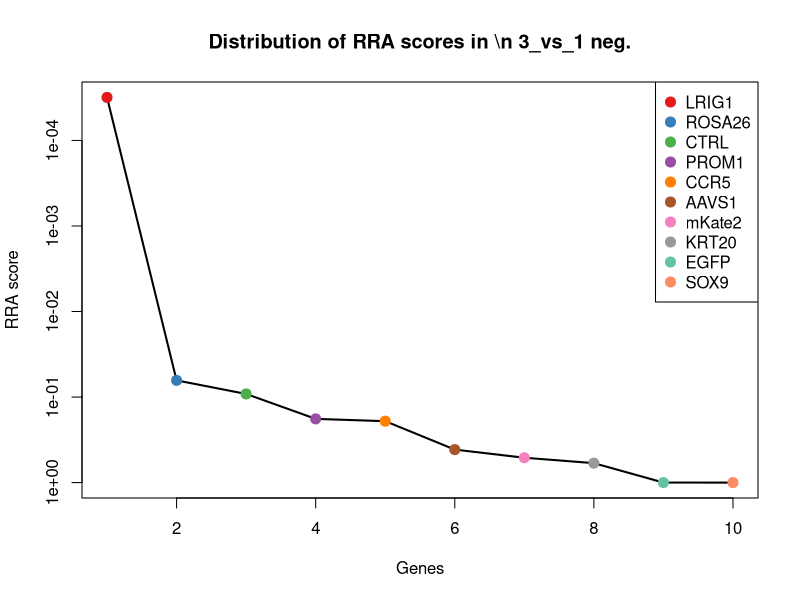
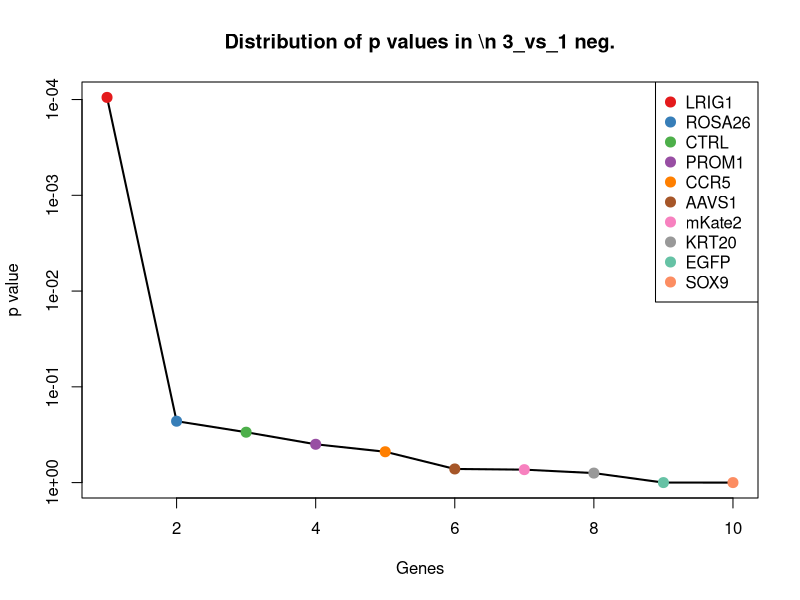
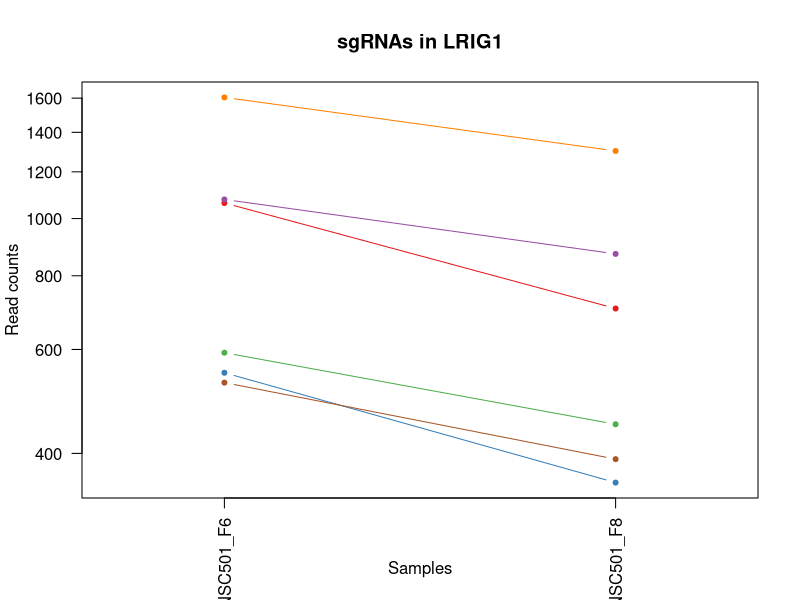
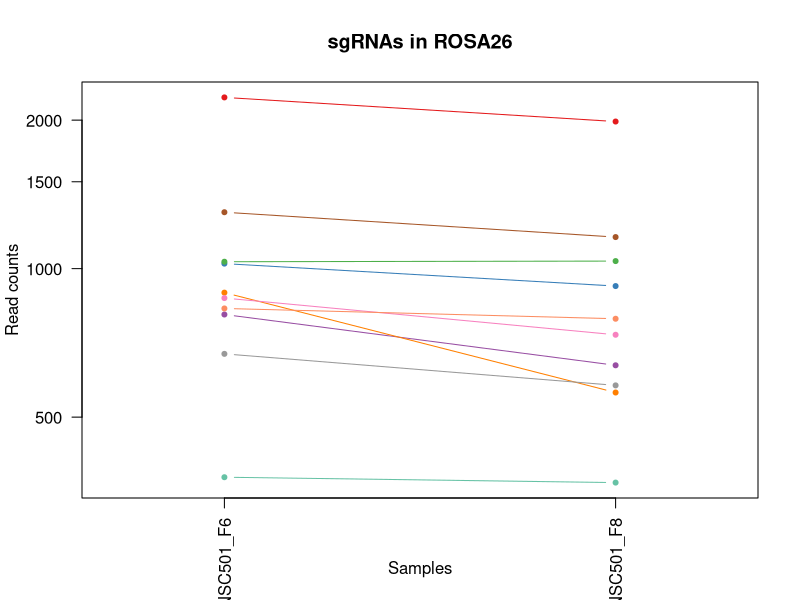
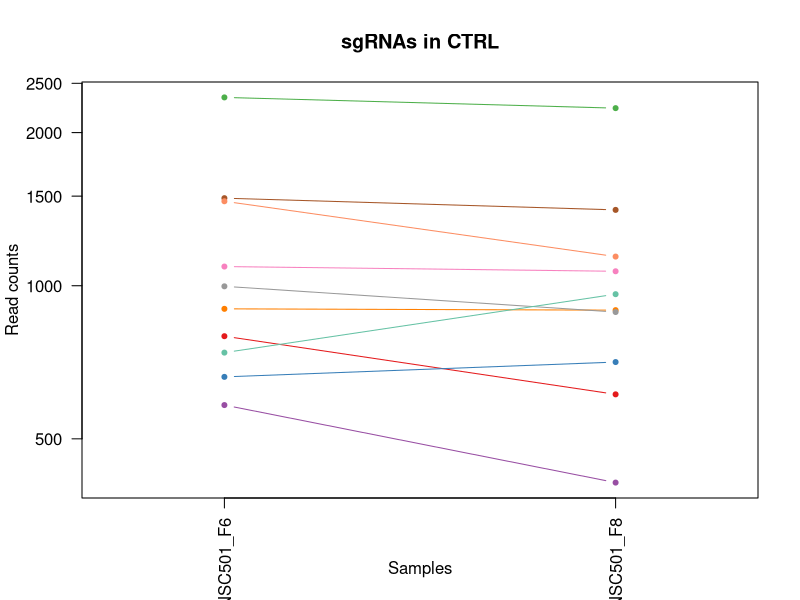
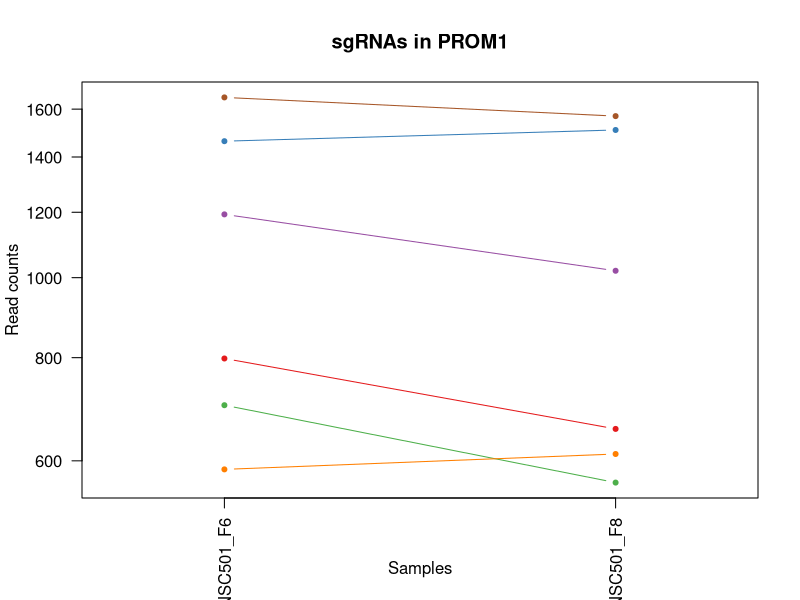
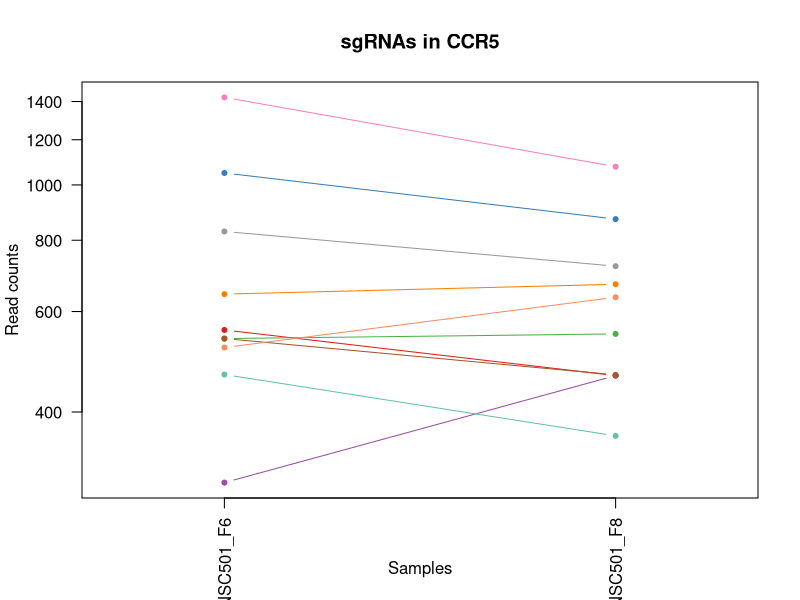
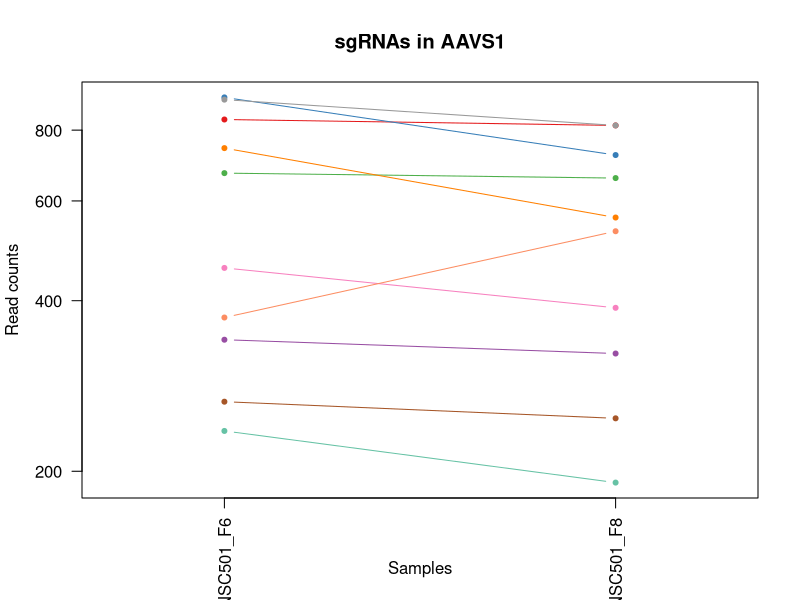

These charts were generated, in order, by the following R code: (Note: this script raises an error after producing the figures.)
pdf(file='S1B_c1_t3.pdf',width=4.5,height=4.5);
gstable=read.table('S1B_c1_t3.gene_summary.txt',header=T)
# 
#
# parameters
# Do not modify the variables beginning with "__"

# gstablename='__GENE_SUMMARY_FILE__'
startindex=3
# outputfile='__OUTPUT_FILE__'
targetgenelist=c("LRIG1","ROSA26","CTRL","PROM1","CCR5","AAVS1","mKate2","KRT20","EGFP","SOX9")
# samplelabel=sub('.\\w+.\\w+$','',colnames(gstable)[startindex]);
samplelabel='3_vs_1 neg.'


# You need to write some codes in front of this code:
# gstable=read.table(gstablename,header=T)
# pdf(file=outputfile,width=6,height=6)


# set up color using RColorBrewer
#library(RColorBrewer)
#colors <- brewer.pal(length(targetgenelist), "Set1")

colors=c( "#E41A1C", "#377EB8", "#4DAF4A", "#984EA3", "#FF7F00",  "#A65628", "#F781BF",
          "#999999", "#66C2A5", "#FC8D62", "#8DA0CB", "#E78AC3", "#A6D854", "#FFD92F", "#E5C494", "#B3B3B3", 
          "#8DD3C7", "#FFFFB3", "#BEBADA", "#FB8072", "#80B1D3", "#FDB462", "#B3DE69", "#FCCDE5",
          "#D9D9D9", "#BC80BD", "#CCEBC5", "#FFED6F")

######
# function definition

plotrankedvalues<-function(val, tglist, ...){
  
  plot(val,log='y',ylim=c(max(val),min(val)),type='l',lwd=2, ...)
  if(length(tglist)>0){
    for(i in 1:length(tglist)){
      targetgene=tglist[i];
      tx=which(names(val)==targetgene);ty=val[targetgene];
      points(tx,ty,col=colors[(i %% length(colors)) ],cex=2,pch=20)
      # text(tx+50,ty,targetgene,col=colors[i])
    }
    legend('topright',tglist,pch=20,pt.cex = 2,cex=1,col=colors)
  }
}



plotrandvalues<-function(val,targetgenelist, ...){
  # choose the one with the best distance distribution
  
  mindiffvalue=0;
  randval=val;
  for(i in 1:20){
    randval0=sample(val)
    vindex=sort(which(names(randval0) %in% targetgenelist))
    if(max(vindex)>0.9*length(val)){
      # print('pass...')
      next;
    }
    mindiffind=min(diff(vindex));
    if (mindiffind > mindiffvalue){
      mindiffvalue=mindiffind;
      randval=randval0;
      # print(paste('Diff: ',mindiffvalue))
    }
  }
  plot(randval,log='y',ylim=c(max(randval),min(randval)),pch=20,col='grey', ...)
  
  if(length(targetgenelist)>0){
    for(i in 1:length(targetgenelist)){
      targetgene=targetgenelist[i];
      tx=which(names(randval)==targetgene);ty=randval[targetgene];
      points(tx,ty,col=colors[(i %% length(colors)) ],cex=2,pch=20)
      text(tx+50,ty,targetgene,col=colors[i])
    }
  }
  
}




# set.seed(1235)



pvec=gstable[,startindex]
names(pvec)=gstable[,'id']
pvec=sort(pvec);

plotrankedvalues(pvec,targetgenelist,xlab='Genes',ylab='RRA score',main=paste('Distribution of RRA scores in \\n',samplelabel))

# plotrandvalues(pvec,targetgenelist,xlab='Genes',ylab='RRA score',main=paste('Distribution of RRA scores in \\n',samplelabel))


pvec=gstable[,startindex+1]
names(pvec)=gstable[,'id']
pvec=sort(pvec);

plotrankedvalues(pvec,targetgenelist,xlab='Genes',ylab='p value',main=paste('Distribution of p values in \\n',samplelabel))

# plotrandvalues(pvec,targetgenelist,xlab='Genes',ylab='p value',main=paste('Distribution of p values in \\n',samplelabel))



# you need to write after this code:
# dev.off()






# parameters
# Do not modify the variables beginning with "__"
targetmat=list(c(1061.5164090822364,703.0054125219426),c(546.8668193092922,355.9360737273259),c(591.4752909750048,447.1367758923347),c(1076.3858996374738,870.2066998244587),c(1603.4267315397826,1300.8766822703335),c(526.2147490936844,390.1363370392042))
targetgene="LRIG1"
collabel=c("S06_MNSC501_F6","S08_MNSC501_F8")

# set up color using RColorBrewer
#library(RColorBrewer)
#colors <- brewer.pal(length(targetgenelist), "Set1")

colors=c( "#E41A1C", "#377EB8", "#4DAF4A", "#984EA3", "#FF7F00",  "#A65628", "#F781BF",
          "#999999", "#66C2A5", "#FC8D62", "#8DA0CB", "#E78AC3", "#A6D854", "#FFD92F", "#E5C494", "#B3B3B3", 
          "#8DD3C7", "#FFFFB3", "#BEBADA", "#FB8072", "#80B1D3", "#FDB462", "#B3DE69", "#FCCDE5",
          "#D9D9D9", "#BC80BD", "#CCEBC5", "#FFED6F")


## code

targetmatvec=unlist(targetmat)+1
yrange=range(targetmatvec[targetmatvec>0]);
# yrange[1]=1; # set the minimum value to 1
for(i in 1:length(targetmat)){
  vali=targetmat[[i]]+1;
  if(i==1){
    plot(1:length(vali),vali,type='b',las=1,pch=20,main=paste('sgRNAs in',targetgene),ylab='Read counts',xlab='Samples',xlim=c(0.7,length(vali)+0.3),ylim = yrange,col=colors[(i %% length(colors))],xaxt='n',log='y')
    axis(1,at=1:length(vali),labels=(collabel),las=2)
    # lines(0:100,rep(1,101),col='black');
  }else{
    lines(1:length(vali),vali,type='b',pch=20,col=colors[(i %% length(colors))])
  }
}




# parameters
# Do not modify the variables beginning with "__"
targetmat=list(c(2222.9888380080138,1986.1486249268578),c(1022.6905170768938,920.8737565827969),c(1031.7774279717612,1034.874634289058),c(806.256821217325,635.8715623171445),c(892.9955161228773,559.8709771796372),c(1300.2543407746614,1157.742246928028),c(870.691280290021,733.4056465769455),c(670.7792406029384,578.871123464014),c(376.6937607326846,367.336161497952),c(829.3871398588057,790.406085430076))
targetgene="ROSA26"
collabel=c("S06_MNSC501_F6","S08_MNSC501_F8")

# set up color using RColorBrewer
#library(RColorBrewer)
#colors <- brewer.pal(length(targetgenelist), "Set1")

colors=c( "#E41A1C", "#377EB8", "#4DAF4A", "#984EA3", "#FF7F00",  "#A65628", "#F781BF",
          "#999999", "#66C2A5", "#FC8D62", "#8DA0CB", "#E78AC3", "#A6D854", "#FFD92F", "#E5C494", "#B3B3B3", 
          "#8DD3C7", "#FFFFB3", "#BEBADA", "#FB8072", "#80B1D3", "#FDB462", "#B3DE69", "#FCCDE5",
          "#D9D9D9", "#BC80BD", "#CCEBC5", "#FFED6F")


## code

targetmatvec=unlist(targetmat)+1
yrange=range(targetmatvec[targetmatvec>0]);
# yrange[1]=1; # set the minimum value to 1
for(i in 1:length(targetmat)){
  vali=targetmat[[i]]+1;
  if(i==1){
    plot(1:length(vali),vali,type='b',las=1,pch=20,main=paste('sgRNAs in',targetgene),ylab='Read counts',xlab='Samples',xlim=c(0.7,length(vali)+0.3),ylim = yrange,col=colors[(i %% length(colors))],xaxt='n',log='y')
    axis(1,at=1:length(vali),labels=(collabel),las=2)
    # lines(0:100,rep(1,101),col='black');
  }else{
    lines(1:length(vali),vali,type='b',pch=20,col=colors[(i %% length(colors))])
  }
}




# parameters
# Do not modify the variables beginning with "__"
targetmat=list(c(794.6916618965847,610.5380339379753),c(660.8662468994467,706.805441778818),c(2344.423010875787,2233.1505266237564),c(581.5622972715131,409.13648332358105),c(899.6041785918718,894.2735517846694),c(1485.2968899065065,1408.5441778818022),c(1089.6032245754627,1066.5415447630191),c(996.2558672009159,886.6734932709186),c(737.6919481015074,961.4074019894675),c(1464.6448196908987,1140.0087770626096))
targetgene="CTRL"
collabel=c("S06_MNSC501_F6","S08_MNSC501_F8")

# set up color using RColorBrewer
#library(RColorBrewer)
#colors <- brewer.pal(length(targetgenelist), "Set1")

colors=c( "#E41A1C", "#377EB8", "#4DAF4A", "#984EA3", "#FF7F00",  "#A65628", "#F781BF",
          "#999999", "#66C2A5", "#FC8D62", "#8DA0CB", "#E78AC3", "#A6D854", "#FFD92F", "#E5C494", "#B3B3B3", 
          "#8DD3C7", "#FFFFB3", "#BEBADA", "#FB8072", "#80B1D3", "#FDB462", "#B3DE69", "#FCCDE5",
          "#D9D9D9", "#BC80BD", "#CCEBC5", "#FFED6F")


## code

targetmatvec=unlist(targetmat)+1
yrange=range(targetmatvec[targetmatvec>0]);
# yrange[1]=1; # set the minimum value to 1
for(i in 1:length(targetmat)){
  vali=targetmat[[i]]+1;
  if(i==1){
    plot(1:length(vali),vali,type='b',las=1,pch=20,main=paste('sgRNAs in',targetgene),ylab='Read counts',xlab='Samples',xlim=c(0.7,length(vali)+0.3),ylim = yrange,col=colors[(i %% length(colors))],xaxt='n',log='y')
    axis(1,at=1:length(vali),labels=(collabel),las=2)
    # lines(0:100,rep(1,101),col='black');
  }else{
    lines(1:length(vali),vali,type='b',pch=20,col=colors[(i %% length(colors))])
  }
}




# parameters
# Do not modify the variables beginning with "__"
targetmat=list(c(797.1699103224576,654.8717086015213),c(1462.1665712650258,1508.61161497952),c(699.6921389047892,563.6710064365126),c(1192.037492844877,1018.4078408425979),c(584.8666285060103,610.5380339379753),c(1652.1656172486169,1568.1454066705676))
targetgene="PROM1"
collabel=c("S06_MNSC501_F6","S08_MNSC501_F8")

# set up color using RColorBrewer
#library(RColorBrewer)
#colors <- brewer.pal(length(targetgenelist), "Set1")

colors=c( "#E41A1C", "#377EB8", "#4DAF4A", "#984EA3", "#FF7F00",  "#A65628", "#F781BF",
          "#999999", "#66C2A5", "#FC8D62", "#8DA0CB", "#E78AC3", "#A6D854", "#FFD92F", "#E5C494", "#B3B3B3", 
          "#8DD3C7", "#FFFFB3", "#BEBADA", "#FB8072", "#80B1D3", "#FDB462", "#B3DE69", "#FCCDE5",
          "#D9D9D9", "#BC80BD", "#CCEBC5", "#FFED6F")


## code

targetmatvec=unlist(targetmat)+1
yrange=range(targetmatvec[targetmatvec>0]);
# yrange[1]=1; # set the minimum value to 1
for(i in 1:length(targetmat)){
  vali=targetmat[[i]]+1;
  if(i==1){
    plot(1:length(vali),vali,type='b',las=1,pch=20,main=paste('sgRNAs in',targetgene),ylab='Read counts',xlab='Samples',xlim=c(0.7,length(vali)+0.3),ylim = yrange,col=colors[(i %% length(colors))],xaxt='n',log='y')
    axis(1,at=1:length(vali),labels=(collabel),las=2)
    # lines(0:100,rep(1,101),col='black');
  }else{
    lines(1:length(vali),vali,type='b',pch=20,col=colors[(i %% length(colors))])
  }
}




# parameters
# Do not modify the variables beginning with "__"
targetmat=list(c(555.9537302041596,462.33689291983615),c(1048.2990841442474,870.2066998244587),c(536.9538256058005,547.2042129900526),c(299.86805953062395,462.33689291983615),c(642.692425109712,668.8051492100643),c(536.9538256058005,463.6035693387946),c(1422.514596451059,1075.4082796957284),c(827.734974241557,719.4722059684026),c(464.25853844686134,362.2694558221182),c(517.9539210074414,634.604885898186))
targetgene="CCR5"
collabel=c("S06_MNSC501_F6","S08_MNSC501_F8")

# set up color using RColorBrewer
#library(RColorBrewer)
#colors <- brewer.pal(length(targetgenelist), "Set1")

colors=c( "#E41A1C", "#377EB8", "#4DAF4A", "#984EA3", "#FF7F00",  "#A65628", "#F781BF",
          "#999999", "#66C2A5", "#FC8D62", "#8DA0CB", "#E78AC3", "#A6D854", "#FFD92F", "#E5C494", "#B3B3B3", 
          "#8DD3C7", "#FFFFB3", "#BEBADA", "#FB8072", "#80B1D3", "#FDB462", "#B3DE69", "#FCCDE5",
          "#D9D9D9", "#BC80BD", "#CCEBC5", "#FFED6F")


## code

targetmatvec=unlist(targetmat)+1
yrange=range(targetmatvec[targetmatvec>0]);
# yrange[1]=1; # set the minimum value to 1
for(i in 1:length(targetmat)){
  vali=targetmat[[i]]+1;
  if(i==1){
    plot(1:length(vali),vali,type='b',las=1,pch=20,main=paste('sgRNAs in',targetgene),ylab='Read counts',xlab='Samples',xlim=c(0.7,length(vali)+0.3),ylim = yrange,col=colors[(i %% length(colors))],xaxt='n',log='y')
    axis(1,at=1:length(vali),labels=(collabel),las=2)
    # lines(0:100,rep(1,101),col='black');
  }else{
    lines(1:length(vali),vali,type='b',pch=20,col=colors[(i %% length(colors))])
  }
}




# parameters
# Do not modify the variables beginning with "__"
targetmat=list(c(834.3436367105514,814.4729373902867),c(912.8215035298608,722.0055588063194),c(670.7792406029384,657.4050614394382),c(340.34611715321506,321.7358104154476),c(742.6484449532533,559.8709771796372),c(264.3464987597787,247.00190169689876),c(455.9977103606182,387.60298420128726),c(904.5606754436177,814.4729373902867),c(234.6075176493036,190.00146284376828),c(372.5633466895631,529.4707431246343))
targetgene="AAVS1"
collabel=c("S06_MNSC501_F6","S08_MNSC501_F8")

# set up color using RColorBrewer
#library(RColorBrewer)
#colors <- brewer.pal(length(targetgenelist), "Set1")

colors=c( "#E41A1C", "#377EB8", "#4DAF4A", "#984EA3", "#FF7F00",  "#A65628", "#F781BF",
          "#999999", "#66C2A5", "#FC8D62", "#8DA0CB", "#E78AC3", "#A6D854", "#FFD92F", "#E5C494", "#B3B3B3", 
          "#8DD3C7", "#FFFFB3", "#BEBADA", "#FB8072", "#80B1D3", "#FDB462", "#B3DE69", "#FCCDE5",
          "#D9D9D9", "#BC80BD", "#CCEBC5", "#FFED6F")


## code

targetmatvec=unlist(targetmat)+1
yrange=range(targetmatvec[targetmatvec>0]);
# yrange[1]=1; # set the minimum value to 1
for(i in 1:length(targetmat)){
  vali=targetmat[[i]]+1;
  if(i==1){
    plot(1:length(vali),vali,type='b',las=1,pch=20,main=paste('sgRNAs in',targetgene),ylab='Read counts',xlab='Samples',xlim=c(0.7,length(vali)+0.3),ylim = yrange,col=colors[(i %% length(colors))],xaxt='n',log='y')
    axis(1,at=1:length(vali),labels=(collabel),las=2)
    # lines(0:100,rep(1,101),col='black');
  }else{
    lines(1:length(vali),vali,type='b',pch=20,col=colors[(i %% length(colors))])
  }
}




# parameters
# Do not modify the variables beginning with "__"
targetmat=list(c(665.8227437511925,630.8048566413107),c(831.0393054760542,765.0725570509069),c(694.7356420530433,529.4707431246343),c(575.7797176111429,578.871123464014),c(448.5629650829994,440.8033937975424),c(1223.4286395726008,1052.6081041544762))
targetgene="mKate2"
collabel=c("S06_MNSC501_F6","S08_MNSC501_F8")

# set up color using RColorBrewer
#library(RColorBrewer)
#colors <- brewer.pal(length(targetgenelist), "Set1")

colors=c( "#E41A1C", "#377EB8", "#4DAF4A", "#984EA3", "#FF7F00",  "#A65628", "#F781BF",
          "#999999", "#66C2A5", "#FC8D62", "#8DA0CB", "#E78AC3", "#A6D854", "#FFD92F", "#E5C494", "#B3B3B3", 
          "#8DD3C7", "#FFFFB3", "#BEBADA", "#FB8072", "#80B1D3", "#FDB462", "#B3DE69", "#FCCDE5",
          "#D9D9D9", "#BC80BD", "#CCEBC5", "#FFED6F")


## code

targetmatvec=unlist(targetmat)+1
yrange=range(targetmatvec[targetmatvec>0]);
# yrange[1]=1; # set the minimum value to 1
for(i in 1:length(targetmat)){
  vali=targetmat[[i]]+1;
  if(i==1){
    plot(1:length(vali),vali,type='b',las=1,pch=20,main=paste('sgRNAs in',targetgene),ylab='Read counts',xlab='Samples',xlim=c(0.7,length(vali)+0.3),ylim = yrange,col=colors[(i %% length(colors))],xaxt='n',log='y')
    axis(1,at=1:length(vali),labels=(collabel),las=2)
    # lines(0:100,rep(1,101),col='black');
  }else{
    lines(1:length(vali),vali,type='b',pch=20,col=colors[(i %% length(colors))])
  }
}




# parameters
# Do not modify the variables beginning with "__"
targetmat=list(c(509.6930929211983,444.60342305441776),c(977.2559626025568,899.3402574605032),c(748.4310246136234,813.2062609713282),c(367.6068498378172,286.2688706846109),c(1120.1682884945621,1048.8080748976008),c(459.30204159511544,486.4037448800468))
targetgene="KRT20"
collabel=c("S06_MNSC501_F6","S08_MNSC501_F8")

# set up color using RColorBrewer
#library(RColorBrewer)
#colors <- brewer.pal(length(targetgenelist), "Set1")

colors=c( "#E41A1C", "#377EB8", "#4DAF4A", "#984EA3", "#FF7F00",  "#A65628", "#F781BF",
          "#999999", "#66C2A5", "#FC8D62", "#8DA0CB", "#E78AC3", "#A6D854", "#FFD92F", "#E5C494", "#B3B3B3", 
          "#8DD3C7", "#FFFFB3", "#BEBADA", "#FB8072", "#80B1D3", "#FDB462", "#B3DE69", "#FCCDE5",
          "#D9D9D9", "#BC80BD", "#CCEBC5", "#FFED6F")


## code

targetmatvec=unlist(targetmat)+1
yrange=range(targetmatvec[targetmatvec>0]);
# yrange[1]=1; # set the minimum value to 1
for(i in 1:length(targetmat)){
  vali=targetmat[[i]]+1;
  if(i==1){
    plot(1:length(vali),vali,type='b',las=1,pch=20,main=paste('sgRNAs in',targetgene),ylab='Read counts',xlab='Samples',xlim=c(0.7,length(vali)+0.3),ylim = yrange,col=colors[(i %% length(colors))],xaxt='n',log='y')
    axis(1,at=1:length(vali),labels=(collabel),las=2)
    # lines(0:100,rep(1,101),col='black');
  }else{
    lines(1:length(vali),vali,type='b',pch=20,col=colors[(i %% length(colors))])
  }
}




# parameters
# Do not modify the variables beginning with "__"
targetmat=list(c(2499.726578897157,2577.686512580456),c(3338.2006296508303,3995.0974253949676),c(1704.2088341919482,2339.551345816267),c(1275.4718565159321,1817.680661205383),c(3005.289257775234,3503.626974839087),c(2467.509349360809,3696.1617905207722))
targetgene="EGFP"
collabel=c("S06_MNSC501_F6","S08_MNSC501_F8")

# set up color using RColorBrewer
#library(RColorBrewer)
#colors <- brewer.pal(length(targetgenelist), "Set1")

colors=c( "#E41A1C", "#377EB8", "#4DAF4A", "#984EA3", "#FF7F00",  "#A65628", "#F781BF",
          "#999999", "#66C2A5", "#FC8D62", "#8DA0CB", "#E78AC3", "#A6D854", "#FFD92F", "#E5C494", "#B3B3B3", 
          "#8DD3C7", "#FFFFB3", "#BEBADA", "#FB8072", "#80B1D3", "#FDB462", "#B3DE69", "#FCCDE5",
          "#D9D9D9", "#BC80BD", "#CCEBC5", "#FFED6F")


## code

targetmatvec=unlist(targetmat)+1
yrange=range(targetmatvec[targetmatvec>0]);
# yrange[1]=1; # set the minimum value to 1
for(i in 1:length(targetmat)){
  vali=targetmat[[i]]+1;
  if(i==1){
    plot(1:length(vali),vali,type='b',las=1,pch=20,main=paste('sgRNAs in',targetgene),ylab='Read counts',xlab='Samples',xlim=c(0.7,length(vali)+0.3),ylim = yrange,col=colors[(i %% length(colors))],xaxt='n',log='y')
    axis(1,at=1:length(vali),labels=(collabel),las=2)
    # lines(0:100,rep(1,101),col='black');
  }else{
    lines(1:length(vali),vali,type='b',pch=20,col=colors[(i %% length(colors))])
  }
}




# parameters
# Do not modify the variables beginning with "__"
targetmat=list(c(1081.3423964892197,1475.6780280866003),c(1043.3425872925015,1321.1435049736688),c(308.95497042549135,477.5370099473376),c(454.3455447433696,656.1383850204797),c(1277.950104941805,1579.5454944411936),c(1063.9946575081092,1601.0789935634873))
targetgene="SOX9"
collabel=c("S06_MNSC501_F6","S08_MNSC501_F8")

# set up color using RColorBrewer
#library(RColorBrewer)
#colors <- brewer.pal(length(targetgenelist), "Set1")

colors=c( "#E41A1C", "#377EB8", "#4DAF4A", "#984EA3", "#FF7F00",  "#A65628", "#F781BF",
          "#999999", "#66C2A5", "#FC8D62", "#8DA0CB", "#E78AC3", "#A6D854", "#FFD92F", "#E5C494", "#B3B3B3", 
          "#8DD3C7", "#FFFFB3", "#BEBADA", "#FB8072", "#80B1D3", "#FDB462", "#B3DE69", "#FCCDE5",
          "#D9D9D9", "#BC80BD", "#CCEBC5", "#FFED6F")


## code

targetmatvec=unlist(targetmat)+1
yrange=range(targetmatvec[targetmatvec>0]);
# yrange[1]=1; # set the minimum value to 1
for(i in 1:length(targetmat)){
  vali=targetmat[[i]]+1;
  if(i==1){
    plot(1:length(vali),vali,type='b',las=1,pch=20,main=paste('sgRNAs in',targetgene),ylab='Read counts',xlab='Samples',xlim=c(0.7,length(vali)+0.3),ylim = yrange,col=colors[(i %% length(colors))],xaxt='n',log='y')
    axis(1,at=1:length(vali),labels=(collabel),las=2)
    # lines(0:100,rep(1,101),col='black');
  }else{
    lines(1:length(vali),vali,type='b',pch=20,col=colors[(i %% length(colors))])
  }
}



# 
#
# parameters
# Do not modify the variables beginning with "__"

# gstablename='__GENE_SUMMARY_FILE__'
startindex=9
# outputfile='__OUTPUT_FILE__'
targetgenelist=c("SOX9","EGFP","CCR5","AAVS1","KRT20","CTRL","PROM1","mKate2","ROSA26","LRIG1")
# samplelabel=sub('.\\w+.\\w+$','',colnames(gstable)[startindex]);
samplelabel='3_vs_1 pos.'


# You need to write some codes in front of this code:
# gstable=read.table(gstablename,header=T)
# pdf(file=outputfile,width=6,height=6)


# set up color using RColorBrewer
#library(RColorBrewer)
#colors <- brewer.pal(length(targetgenelist), "Set1")

colors=c( "#E41A1C", "#377EB8", "#4DAF4A", "#984EA3", "#FF7F00",  "#A65628", "#F781BF",
          "#999999", "#66C2A5", "#FC8D62", "#8DA0CB", "#E78AC3", "#A6D854", "#FFD92F", "#E5C494", "#B3B3B3", 
          "#8DD3C7", "#FFFFB3", "#BEBADA", "#FB8072", "#80B1D3", "#FDB462", "#B3DE69", "#FCCDE5",
          "#D9D9D9", "#BC80BD", "#CCEBC5", "#FFED6F")

######
# function definition

plotrankedvalues<-function(val, tglist, ...){
  
  plot(val,log='y',ylim=c(max(val),min(val)),type='l',lwd=2, ...)
  if(length(tglist)>0){
    for(i in 1:length(tglist)){
      targetgene=tglist[i];
      tx=which(names(val)==targetgene);ty=val[targetgene];
      points(tx,ty,col=colors[(i %% length(colors)) ],cex=2,pch=20)
      # text(tx+50,ty,targetgene,col=colors[i])
    }
    legend('topright',tglist,pch=20,pt.cex = 2,cex=1,col=colors)
  }
}



plotrandvalues<-function(val,targetgenelist, ...){
  # choose the one with the best distance distribution
  
  mindiffvalue=0;
  randval=val;
  for(i in 1:20){
    randval0=sample(val)
    vindex=sort(which(names(randval0) %in% targetgenelist))
    if(max(vindex)>0.9*length(val)){
      # print('pass...')
      next;
    }
    mindiffind=min(diff(vindex));
    if (mindiffind > mindiffvalue){
      mindiffvalue=mindiffind;
      randval=randval0;
      # print(paste('Diff: ',mindiffvalue))
    }
  }
  plot(randval,log='y',ylim=c(max(randval),min(randval)),pch=20,col='grey', ...)
  
  if(length(targetgenelist)>0){
    for(i in 1:length(targetgenelist)){
      targetgene=targetgenelist[i];
      tx=which(names(randval)==targetgene);ty=randval[targetgene];
      points(tx,ty,col=colors[(i %% length(colors)) ],cex=2,pch=20)
      text(tx+50,ty,targetgene,col=colors[i])
    }
  }
  
}




# set.seed(1235)



pvec=gstable[,startindex]
names(pvec)=gstable[,'id']
pvec=sort(pvec);

plotrankedvalues(pvec,targetgenelist,xlab='Genes',ylab='RRA score',main=paste('Distribution of RRA scores in \\n',samplelabel))

# plotrandvalues(pvec,targetgenelist,xlab='Genes',ylab='RRA score',main=paste('Distribution of RRA scores in \\n',samplelabel))


pvec=gstable[,startindex+1]
names(pvec)=gstable[,'id']
pvec=sort(pvec);

plotrankedvalues(pvec,targetgenelist,xlab='Genes',ylab='p value',main=paste('Distribution of p values in \\n',samplelabel))

# plotrandvalues(pvec,targetgenelist,xlab='Genes',ylab='p value',main=paste('Distribution of p values in \\n',samplelabel))



# you need to write after this code:
# dev.off()






# parameters
# Do not modify the variables beginning with "__"
targetmat=list(c(1081.3423964892197,1475.6780280866003),c(1043.3425872925015,1321.1435049736688),c(308.95497042549135,477.5370099473376),c(454.3455447433696,656.1383850204797),c(1277.950104941805,1579.5454944411936),c(1063.9946575081092,1601.0789935634873))
targetgene="SOX9"
collabel=c("S06_MNSC501_F6","S08_MNSC501_F8")

# set up color using RColorBrewer
#library(RColorBrewer)
#colors <- brewer.pal(length(targetgenelist), "Set1")

colors=c( "#E41A1C", "#377EB8", "#4DAF4A", "#984EA3", "#FF7F00",  "#A65628", "#F781BF",
          "#999999", "#66C2A5", "#FC8D62", "#8DA0CB", "#E78AC3", "#A6D854", "#FFD92F", "#E5C494", "#B3B3B3", 
          "#8DD3C7", "#FFFFB3", "#BEBADA", "#FB8072", "#80B1D3", "#FDB462", "#B3DE69", "#FCCDE5",
          "#D9D9D9", "#BC80BD", "#CCEBC5", "#FFED6F")


## code

targetmatvec=unlist(targetmat)+1
yrange=range(targetmatvec[targetmatvec>0]);
# yrange[1]=1; # set the minimum value to 1
for(i in 1:length(targetmat)){
  vali=targetmat[[i]]+1;
  if(i==1){
    plot(1:length(vali),vali,type='b',las=1,pch=20,main=paste('sgRNAs in',targetgene),ylab='Read counts',xlab='Samples',xlim=c(0.7,length(vali)+0.3),ylim = yrange,col=colors[(i %% length(colors))],xaxt='n',log='y')
    axis(1,at=1:length(vali),labels=(collabel),las=2)
    # lines(0:100,rep(1,101),col='black');
  }else{
    lines(1:length(vali),vali,type='b',pch=20,col=colors[(i %% length(colors))])
  }
}




# parameters
# Do not modify the variables beginning with "__"
targetmat=list(c(2499.726578897157,2577.686512580456),c(3338.2006296508303,3995.0974253949676),c(1704.2088341919482,2339.551345816267),c(1275.4718565159321,1817.680661205383),c(3005.289257775234,3503.626974839087),c(2467.509349360809,3696.1617905207722))
targetgene="EGFP"
collabel=c("S06_MNSC501_F6","S08_MNSC501_F8")

# set up color using RColorBrewer
#library(RColorBrewer)
#colors <- brewer.pal(length(targetgenelist), "Set1")

colors=c( "#E41A1C", "#377EB8", "#4DAF4A", "#984EA3", "#FF7F00",  "#A65628", "#F781BF",
          "#999999", "#66C2A5", "#FC8D62", "#8DA0CB", "#E78AC3", "#A6D854", "#FFD92F", "#E5C494", "#B3B3B3", 
          "#8DD3C7", "#FFFFB3", "#BEBADA", "#FB8072", "#80B1D3", "#FDB462", "#B3DE69", "#FCCDE5",
          "#D9D9D9", "#BC80BD", "#CCEBC5", "#FFED6F")


## code

targetmatvec=unlist(targetmat)+1
yrange=range(targetmatvec[targetmatvec>0]);
# yrange[1]=1; # set the minimum value to 1
for(i in 1:length(targetmat)){
  vali=targetmat[[i]]+1;
  if(i==1){
    plot(1:length(vali),vali,type='b',las=1,pch=20,main=paste('sgRNAs in',targetgene),ylab='Read counts',xlab='Samples',xlim=c(0.7,length(vali)+0.3),ylim = yrange,col=colors[(i %% length(colors))],xaxt='n',log='y')
    axis(1,at=1:length(vali),labels=(collabel),las=2)
    # lines(0:100,rep(1,101),col='black');
  }else{
    lines(1:length(vali),vali,type='b',pch=20,col=colors[(i %% length(colors))])
  }
}




# parameters
# Do not modify the variables beginning with "__"
targetmat=list(c(555.9537302041596,462.33689291983615),c(1048.2990841442474,870.2066998244587),c(536.9538256058005,547.2042129900526),c(299.86805953062395,462.33689291983615),c(642.692425109712,668.8051492100643),c(536.9538256058005,463.6035693387946),c(1422.514596451059,1075.4082796957284),c(827.734974241557,719.4722059684026),c(464.25853844686134,362.2694558221182),c(517.9539210074414,634.604885898186))
targetgene="CCR5"
collabel=c("S06_MNSC501_F6","S08_MNSC501_F8")

# set up color using RColorBrewer
#library(RColorBrewer)
#colors <- brewer.pal(length(targetgenelist), "Set1")

colors=c( "#E41A1C", "#377EB8", "#4DAF4A", "#984EA3", "#FF7F00",  "#A65628", "#F781BF",
          "#999999", "#66C2A5", "#FC8D62", "#8DA0CB", "#E78AC3", "#A6D854", "#FFD92F", "#E5C494", "#B3B3B3", 
          "#8DD3C7", "#FFFFB3", "#BEBADA", "#FB8072", "#80B1D3", "#FDB462", "#B3DE69", "#FCCDE5",
          "#D9D9D9", "#BC80BD", "#CCEBC5", "#FFED6F")


## code

targetmatvec=unlist(targetmat)+1
yrange=range(targetmatvec[targetmatvec>0]);
# yrange[1]=1; # set the minimum value to 1
for(i in 1:length(targetmat)){
  vali=targetmat[[i]]+1;
  if(i==1){
    plot(1:length(vali),vali,type='b',las=1,pch=20,main=paste('sgRNAs in',targetgene),ylab='Read counts',xlab='Samples',xlim=c(0.7,length(vali)+0.3),ylim = yrange,col=colors[(i %% length(colors))],xaxt='n',log='y')
    axis(1,at=1:length(vali),labels=(collabel),las=2)
    # lines(0:100,rep(1,101),col='black');
  }else{
    lines(1:length(vali),vali,type='b',pch=20,col=colors[(i %% length(colors))])
  }
}




# parameters
# Do not modify the variables beginning with "__"
targetmat=list(c(834.3436367105514,814.4729373902867),c(912.8215035298608,722.0055588063194),c(670.7792406029384,657.4050614394382),c(340.34611715321506,321.7358104154476),c(742.6484449532533,559.8709771796372),c(264.3464987597787,247.00190169689876),c(455.9977103606182,387.60298420128726),c(904.5606754436177,814.4729373902867),c(234.6075176493036,190.00146284376828),c(372.5633466895631,529.4707431246343))
targetgene="AAVS1"
collabel=c("S06_MNSC501_F6","S08_MNSC501_F8")

# set up color using RColorBrewer
#library(RColorBrewer)
#colors <- brewer.pal(length(targetgenelist), "Set1")

colors=c( "#E41A1C", "#377EB8", "#4DAF4A", "#984EA3", "#FF7F00",  "#A65628", "#F781BF",
          "#999999", "#66C2A5", "#FC8D62", "#8DA0CB", "#E78AC3", "#A6D854", "#FFD92F", "#E5C494", "#B3B3B3", 
          "#8DD3C7", "#FFFFB3", "#BEBADA", "#FB8072", "#80B1D3", "#FDB462", "#B3DE69", "#FCCDE5",
          "#D9D9D9", "#BC80BD", "#CCEBC5", "#FFED6F")


## code

targetmatvec=unlist(targetmat)+1
yrange=range(targetmatvec[targetmatvec>0]);
# yrange[1]=1; # set the minimum value to 1
for(i in 1:length(targetmat)){
  vali=targetmat[[i]]+1;
  if(i==1){
    plot(1:length(vali),vali,type='b',las=1,pch=20,main=paste('sgRNAs in',targetgene),ylab='Read counts',xlab='Samples',xlim=c(0.7,length(vali)+0.3),ylim = yrange,col=colors[(i %% length(colors))],xaxt='n',log='y')
    axis(1,at=1:length(vali),labels=(collabel),las=2)
    # lines(0:100,rep(1,101),col='black');
  }else{
    lines(1:length(vali),vali,type='b',pch=20,col=colors[(i %% length(colors))])
  }
}




# parameters
# Do not modify the variables beginning with "__"
targetmat=list(c(509.6930929211983,444.60342305441776),c(977.2559626025568,899.3402574605032),c(748.4310246136234,813.2062609713282),c(367.6068498378172,286.2688706846109),c(1120.1682884945621,1048.8080748976008),c(459.30204159511544,486.4037448800468))
targetgene="KRT20"
collabel=c("S06_MNSC501_F6","S08_MNSC501_F8")

# set up color using RColorBrewer
#library(RColorBrewer)
#colors <- brewer.pal(length(targetgenelist), "Set1")

colors=c( "#E41A1C", "#377EB8", "#4DAF4A", "#984EA3", "#FF7F00",  "#A65628", "#F781BF",
          "#999999", "#66C2A5", "#FC8D62", "#8DA0CB", "#E78AC3", "#A6D854", "#FFD92F", "#E5C494", "#B3B3B3", 
          "#8DD3C7", "#FFFFB3", "#BEBADA", "#FB8072", "#80B1D3", "#FDB462", "#B3DE69", "#FCCDE5",
          "#D9D9D9", "#BC80BD", "#CCEBC5", "#FFED6F")


## code

targetmatvec=unlist(targetmat)+1
yrange=range(targetmatvec[targetmatvec>0]);
# yrange[1]=1; # set the minimum value to 1
for(i in 1:length(targetmat)){
  vali=targetmat[[i]]+1;
  if(i==1){
    plot(1:length(vali),vali,type='b',las=1,pch=20,main=paste('sgRNAs in',targetgene),ylab='Read counts',xlab='Samples',xlim=c(0.7,length(vali)+0.3),ylim = yrange,col=colors[(i %% length(colors))],xaxt='n',log='y')
    axis(1,at=1:length(vali),labels=(collabel),las=2)
    # lines(0:100,rep(1,101),col='black');
  }else{
    lines(1:length(vali),vali,type='b',pch=20,col=colors[(i %% length(colors))])
  }
}




# parameters
# Do not modify the variables beginning with "__"
targetmat=list(c(794.6916618965847,610.5380339379753),c(660.8662468994467,706.805441778818),c(2344.423010875787,2233.1505266237564),c(581.5622972715131,409.13648332358105),c(899.6041785918718,894.2735517846694),c(1485.2968899065065,1408.5441778818022),c(1089.6032245754627,1066.5415447630191),c(996.2558672009159,886.6734932709186),c(737.6919481015074,961.4074019894675),c(1464.6448196908987,1140.0087770626096))
targetgene="CTRL"
collabel=c("S06_MNSC501_F6","S08_MNSC501_F8")

# set up color using RColorBrewer
#library(RColorBrewer)
#colors <- brewer.pal(length(targetgenelist), "Set1")

colors=c( "#E41A1C", "#377EB8", "#4DAF4A", "#984EA3", "#FF7F00",  "#A65628", "#F781BF",
          "#999999", "#66C2A5", "#FC8D62", "#8DA0CB", "#E78AC3", "#A6D854", "#FFD92F", "#E5C494", "#B3B3B3", 
          "#8DD3C7", "#FFFFB3", "#BEBADA", "#FB8072", "#80B1D3", "#FDB462", "#B3DE69", "#FCCDE5",
          "#D9D9D9", "#BC80BD", "#CCEBC5", "#FFED6F")


## code

targetmatvec=unlist(targetmat)+1
yrange=range(targetmatvec[targetmatvec>0]);
# yrange[1]=1; # set the minimum value to 1
for(i in 1:length(targetmat)){
  vali=targetmat[[i]]+1;
  if(i==1){
    plot(1:length(vali),vali,type='b',las=1,pch=20,main=paste('sgRNAs in',targetgene),ylab='Read counts',xlab='Samples',xlim=c(0.7,length(vali)+0.3),ylim = yrange,col=colors[(i %% length(colors))],xaxt='n',log='y')
    axis(1,at=1:length(vali),labels=(collabel),las=2)
    # lines(0:100,rep(1,101),col='black');
  }else{
    lines(1:length(vali),vali,type='b',pch=20,col=colors[(i %% length(colors))])
  }
}




# parameters
# Do not modify the variables beginning with "__"
targetmat=list(c(797.1699103224576,654.8717086015213),c(1462.1665712650258,1508.61161497952),c(699.6921389047892,563.6710064365126),c(1192.037492844877,1018.4078408425979),c(584.8666285060103,610.5380339379753),c(1652.1656172486169,1568.1454066705676))
targetgene="PROM1"
collabel=c("S06_MNSC501_F6","S08_MNSC501_F8")

# set up color using RColorBrewer
#library(RColorBrewer)
#colors <- brewer.pal(length(targetgenelist), "Set1")

colors=c( "#E41A1C", "#377EB8", "#4DAF4A", "#984EA3", "#FF7F00",  "#A65628", "#F781BF",
          "#999999", "#66C2A5", "#FC8D62", "#8DA0CB", "#E78AC3", "#A6D854", "#FFD92F", "#E5C494", "#B3B3B3", 
          "#8DD3C7", "#FFFFB3", "#BEBADA", "#FB8072", "#80B1D3", "#FDB462", "#B3DE69", "#FCCDE5",
          "#D9D9D9", "#BC80BD", "#CCEBC5", "#FFED6F")


## code

targetmatvec=unlist(targetmat)+1
yrange=range(targetmatvec[targetmatvec>0]);
# yrange[1]=1; # set the minimum value to 1
for(i in 1:length(targetmat)){
  vali=targetmat[[i]]+1;
  if(i==1){
    plot(1:length(vali),vali,type='b',las=1,pch=20,main=paste('sgRNAs in',targetgene),ylab='Read counts',xlab='Samples',xlim=c(0.7,length(vali)+0.3),ylim = yrange,col=colors[(i %% length(colors))],xaxt='n',log='y')
    axis(1,at=1:length(vali),labels=(collabel),las=2)
    # lines(0:100,rep(1,101),col='black');
  }else{
    lines(1:length(vali),vali,type='b',pch=20,col=colors[(i %% length(colors))])
  }
}




# parameters
# Do not modify the variables beginning with "__"
targetmat=list(c(665.8227437511925,630.8048566413107),c(831.0393054760542,765.0725570509069),c(694.7356420530433,529.4707431246343),c(575.7797176111429,578.871123464014),c(448.5629650829994,440.8033937975424),c(1223.4286395726008,1052.6081041544762))
targetgene="mKate2"
collabel=c("S06_MNSC501_F6","S08_MNSC501_F8")

# set up color using RColorBrewer
#library(RColorBrewer)
#colors <- brewer.pal(length(targetgenelist), "Set1")

colors=c( "#E41A1C", "#377EB8", "#4DAF4A", "#984EA3", "#FF7F00",  "#A65628", "#F781BF",
          "#999999", "#66C2A5", "#FC8D62", "#8DA0CB", "#E78AC3", "#A6D854", "#FFD92F", "#E5C494", "#B3B3B3", 
          "#8DD3C7", "#FFFFB3", "#BEBADA", "#FB8072", "#80B1D3", "#FDB462", "#B3DE69", "#FCCDE5",
          "#D9D9D9", "#BC80BD", "#CCEBC5", "#FFED6F")


## code

targetmatvec=unlist(targetmat)+1
yrange=range(targetmatvec[targetmatvec>0]);
# yrange[1]=1; # set the minimum value to 1
for(i in 1:length(targetmat)){
  vali=targetmat[[i]]+1;
  if(i==1){
    plot(1:length(vali),vali,type='b',las=1,pch=20,main=paste('sgRNAs in',targetgene),ylab='Read counts',xlab='Samples',xlim=c(0.7,length(vali)+0.3),ylim = yrange,col=colors[(i %% length(colors))],xaxt='n',log='y')
    axis(1,at=1:length(vali),labels=(collabel),las=2)
    # lines(0:100,rep(1,101),col='black');
  }else{
    lines(1:length(vali),vali,type='b',pch=20,col=colors[(i %% length(colors))])
  }
}




# parameters
# Do not modify the variables beginning with "__"
targetmat=list(c(2222.9888380080138,1986.1486249268578),c(1022.6905170768938,920.8737565827969),c(1031.7774279717612,1034.874634289058),c(806.256821217325,635.8715623171445),c(892.9955161228773,559.8709771796372),c(1300.2543407746614,1157.742246928028),c(870.691280290021,733.4056465769455),c(670.7792406029384,578.871123464014),c(376.6937607326846,367.336161497952),c(829.3871398588057,790.406085430076))
targetgene="ROSA26"
collabel=c("S06_MNSC501_F6","S08_MNSC501_F8")

# set up color using RColorBrewer
#library(RColorBrewer)
#colors <- brewer.pal(length(targetgenelist), "Set1")

colors=c( "#E41A1C", "#377EB8", "#4DAF4A", "#984EA3", "#FF7F00",  "#A65628", "#F781BF",
          "#999999", "#66C2A5", "#FC8D62", "#8DA0CB", "#E78AC3", "#A6D854", "#FFD92F", "#E5C494", "#B3B3B3", 
          "#8DD3C7", "#FFFFB3", "#BEBADA", "#FB8072", "#80B1D3", "#FDB462", "#B3DE69", "#FCCDE5",
          "#D9D9D9", "#BC80BD", "#CCEBC5", "#FFED6F")


## code

targetmatvec=unlist(targetmat)+1
yrange=range(targetmatvec[targetmatvec>0]);
# yrange[1]=1; # set the minimum value to 1
for(i in 1:length(targetmat)){
  vali=targetmat[[i]]+1;
  if(i==1){
    plot(1:length(vali),vali,type='b',las=1,pch=20,main=paste('sgRNAs in',targetgene),ylab='Read counts',xlab='Samples',xlim=c(0.7,length(vali)+0.3),ylim = yrange,col=colors[(i %% length(colors))],xaxt='n',log='y')
    axis(1,at=1:length(vali),labels=(collabel),las=2)
    # lines(0:100,rep(1,101),col='black');
  }else{
    lines(1:length(vali),vali,type='b',pch=20,col=colors[(i %% length(colors))])
  }
}




# parameters
# Do not modify the variables beginning with "__"
targetmat=list(c(1061.5164090822364,703.0054125219426),c(546.8668193092922,355.9360737273259),c(591.4752909750048,447.1367758923347),c(1076.3858996374738,870.2066998244587),c(1603.4267315397826,1300.8766822703335),c(526.2147490936844,390.1363370392042))
targetgene="LRIG1"
collabel=c("S06_MNSC501_F6","S08_MNSC501_F8")

# set up color using RColorBrewer
#library(RColorBrewer)
#colors <- brewer.pal(length(targetgenelist), "Set1")

colors=c( "#E41A1C", "#377EB8", "#4DAF4A", "#984EA3", "#FF7F00",  "#A65628", "#F781BF",
          "#999999", "#66C2A5", "#FC8D62", "#8DA0CB", "#E78AC3", "#A6D854", "#FFD92F", "#E5C494", "#B3B3B3", 
          "#8DD3C7", "#FFFFB3", "#BEBADA", "#FB8072", "#80B1D3", "#FDB462", "#B3DE69", "#FCCDE5",
          "#D9D9D9", "#BC80BD", "#CCEBC5", "#FFED6F")


## code

targetmatvec=unlist(targetmat)+1
yrange=range(targetmatvec[targetmatvec>0]);
# yrange[1]=1; # set the minimum value to 1
for(i in 1:length(targetmat)){
  vali=targetmat[[i]]+1;
  if(i==1){
    plot(1:length(vali),vali,type='b',las=1,pch=20,main=paste('sgRNAs in',targetgene),ylab='Read counts',xlab='Samples',xlim=c(0.7,length(vali)+0.3),ylim = yrange,col=colors[(i %% length(colors))],xaxt='n',log='y')
    axis(1,at=1:length(vali),labels=(collabel),las=2)
    # lines(0:100,rep(1,101),col='black');
  }else{
    lines(1:length(vali),vali,type='b',pch=20,col=colors[(i %% length(colors))])
  }
}



dev.off()
Sweave("S1B_c1_t3_summary.Rnw");
library(tools);

texi2dvi("S1B_c1_t3_summary.tex",pdf=TRUE);
